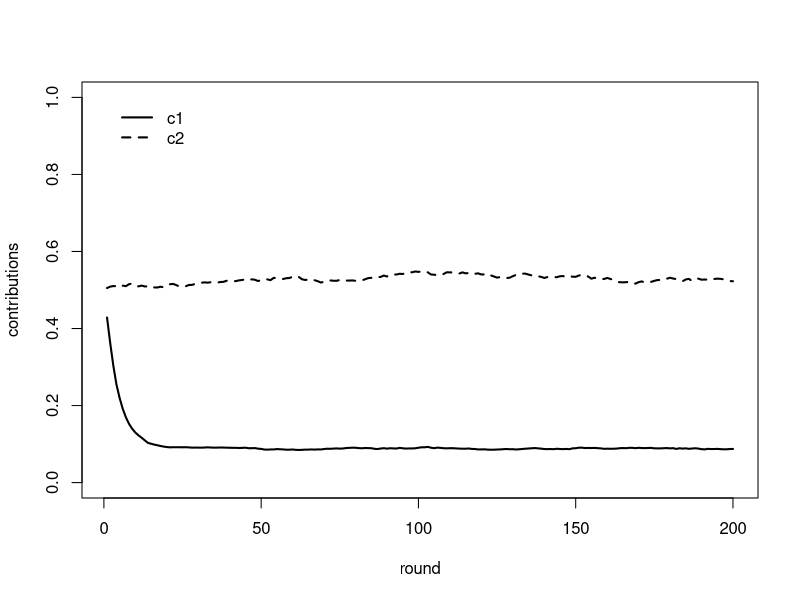

Source code (R):
# number of groups (2)
# whether you can change groups (no vs. yes)
# between group temperature (1.0 vs. 2.0)
# within group temperature (1.0 vs. 2.0)
# level of inequality (1.0 vs. 0.1 to worst off group)
# players (8 vs. 3)
# rounds (10 vs. 1)
# that’s (control vs. experimental)

# predictions:
# of the form: [% donate to anyone, % of donations to ingroup]
# control: [14, 52]
# you can change groups: [13, 50]
# hot between group temperature: [15, 55]
# hot within group temperature: [11, 54]
# level of inequality: [16, 52]
# players: [36, 56] <-- this is likely due to small populations disrupting the efficiency of selection
# rounds: [50, 50] NA depends on assumed starting behavior of participants for which we have little data

# predictions assuming a larger population (N=100):
# of the form: [% donate to anyone, % of donations to ingroup]
# control: [9, 49]
# you can change groups: [9, 53]
# hot between group temperature: [9, 49] <-- no effect because changing temp to 2 while intra-temp remains at 1 is too weak
# hot within group temperature: [7, 52]
# level of inequality: [9, 51]
# players: NA, assumed to be 100
# rounds: [50, 50] NA depends on assumed starting behavior of participants for which we have little data

# population size
N <- 100
# number of rounds
rounds <- 200
# number of rounds of donation
c_rounds <- 1
# number of repeats
repeats <- 200
# number of groups
groups <- 2
# migration probability
p_migrate <- 0
# is group membership heritable
group_h <- 0
# is strategy heritable
c_h <- 1.0
# intergroup competition
inter_temp <- 10
intra_temp <- 1


# cooperation genes
initial_c1 <- function(val) {
  return(runif(N, 0, 1))
}
initial_c2 <- function() {
  return(runif(N, 0, 1))
}
# starting group markers
initial_groups <- function() {
  # return(c(1, 1, 2))
  dum <- rep(c(1:groups), N/2)
  return(sample(dum,size=N, replace=FALSE))
}
# points given to agents each round
initial_points <- function() {
  p <- round(rgamma(N, 1.5, 0.2))
  #p <- rnorm(N, 8, 0.5)
  equality <- c(1, 1)
  p <- p*equality[g]
  return(p)
}
# pot multiplier
m <- 1.4
# var of normal mutations
q <- 0.05


# data lists
# stores mean c1
data <- list()
# stores mean c2
data2 <- list()
# stores biggest group size
data3 <- list()
# stores smallest group size
data4 <- list()

for (rep in 1:repeats) {
  # print(rep)
  # set up genes and groups
  c1 <- initial_c1()
  c2 <- initial_c2()
  g <- initial_groups()
  
  # set up data vectors
  mean_c1 <- vector()
  mean_c2 <- vector()
  max_g <- vector()
  min_g <- vector()

  for (round in 1:rounds) {
    points <- rep(0, N)
    for (c_round in 1:c_rounds) {
      # distribute points
      points <- points + initial_points()
    }
    # contribute
    contributions <- points * c1
    group_contributions <- contributions * c2
    global_contributions <- contributions * (1-c2)
    
    # calculate pot sizes
    total_global_contributions <- sum(global_contributions)
    total_group_contributions <- rep(0, groups)
    for (i in 1:groups) {
      total_group_contributions[i] <- sum(group_contributions[g==i])
    }
    
    global_pot <- total_global_contributions*m
    group_pots <- total_group_contributions*m
    
    # distribute payoffs
    group_sizes = tabulate(g, groups)
    
    payoff <- pmax(points - contributions + global_pot/N + group_pots[g]/group_sizes[g], 0.0001)
    # implement inter-group and intragroup competetion
      
    # work out total payoff to each group
    group_payoff <- c(1:groups)
    for (group in 1:groups) {
      group_payoff[group] <- sum(payoff[g==group])
    }
    
    # shift payoffs between groups according to inter_temp
    group_payoff_hot <- (group_payoff/N)^inter_temp
    group_payoff_hot <- (group_payoff_hot/sum(group_payoff_hot))*sum(group_payoff)
    
    # reculculate each individuals payoff
    payoff_hot <- (payoff/group_payoff[g])*group_payoff_hot[g]
      
    # shift payoffs within groups according to intra_temp
    payoff_hotter <- payoff_hot^intra_temp
    group_payoff_hotter <- c(1:groups)
    for (group in 1:groups) {
      group_payoff_hotter[group] <- sum(payoff_hotter[g==group])
    }
    payoff_hotter <- (payoff_hotter/group_payoff_hotter[g])*group_payoff_hot[g]
    
    # calculate fitness and reproduce
    # choose parents weighted by fitness
    fitness <- payoff_hotter/sum(payoff_hotter)
    parents <- sample(c(1:N), size=N, prob=fitness, replace=TRUE)
    
    # inherit their cooperativeness + mutation
    dum <- runif(N, 0, 1) < c_h
    c1 <- pmin(pmax(c1[parents] + rnorm(N, 0, q), 0), 1)*dum + pmin(pmax(c1 + rnorm(N, 0, q), 0), 1)*(1-dum)
    mean_c1 <- c(mean_c1, mean(c1))
    c2 <- pmin(pmax(c2[parents] + rnorm(N, 0, q), 0), 1)*dum + pmin(pmax(c2 + rnorm(N, 0, q), 0), 1)*(1-dum)
    mean_c2 <- c(mean_c2, mean(c2))
    # manage groups and migration
    # optionally migrate to your parents group
    dum <- runif(N, 0, 1) < group_h
    g <- g[parents]*dum + g*(1-dum)
    # optionally migrate at random
    dum <- runif(N, 0, 1) < p_migrate
    g <- (1-dum)*g + 1*dum*initial_groups()
    # identify the biggest and smallest groups
    max_g <- c(max_g, max(tabulate(g, groups))/(N/groups))
    min_g <- c(min_g, min(tabulate(g, groups))/(N/groups))
  }
  data[[length(data) + 1]] <- mean_c1
  data2[[length(data2) + 1]] <- mean_c2
  data3[[length(data3) + 1]] <- max_g
  data4[[length(data4) + 1]] <- min_g
}

# plot the c graph
plot_data <- data[[1]]
if (length(data) > 1) {
  for (i in 2:length(data)) {
    plot_data <- plot_data + data[[i]]
  }
}
plot_data <- plot_data/length(data)
plot(plot_data, type="l", ylim=c(0,1), ylab="contributions", xlab="round", lwd=2)

plot_data2 <- data2[[1]]
if (length(data2) > 1) {
  for (i in 2:length(data2)) {
    plot_data2 <- plot_data2 + data2[[i]]
  }
}
plot_data2 <- plot_data2/length(data2)
lines(plot_data2, type="l", lwd=2, lty=2)
legend(c(0, 1), c("c1", "c2"), lty=c(1, 2), lwd=c(2, 2), bty="n")
# 
# plot_data <- data3[[1]]
# plot_data2 <- data4[[1]]
# if (length(data3) > 1) {
#   for (i in 2:length(data3)) {
#     plot_data <- plot_data + data3[[i]]
#     plot_data2 <- plot_data2 + data4[[i]]
#   }
# }
# plot_data <- plot_data/length(data3)
# plot_data2 <- plot_data2/length(data4)
# 
# plot(plot_data, type="l", ylim=c(0, groups), ylab="biggest group size", xlab="trial", lwd=2)
# lines(plot_data2, type="l")

# dum <- initial_points()
# for (i in 1:100) {
#   dum <- dum + initial_points()
# }
# hist(dum)